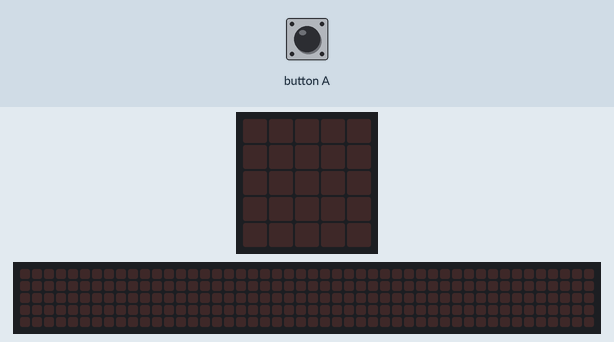
Simulated run of this program. Board: BBC micro:bit (MakeCode). On the bench: the board's 5×5 LED display, a strip that is not on the board, showing the scrolling text unrolled. The test bench sets the inputs (shaded band). Random numbers come from a fixed seed; the 48×5 strip is a reading aid, not a part: it shows the text the display is scrolling, unrolled, one strip-width of it at a time.

Above: at 1.2 s.
1.3 s: button A pressed for 0.15 s
At 5.8 s:
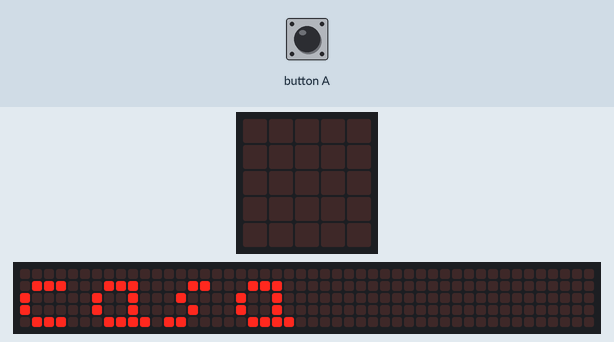
At 18.4 s:
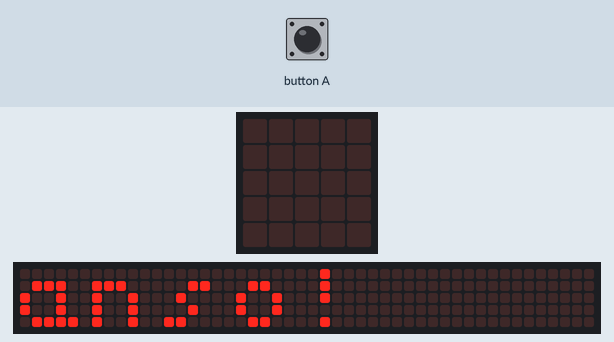

Measured:
- after the input at 1.3 s, the display: changes after 0.15 s (image 1)
- what the display in image 2 shows lasts 0.8 s, from 17.8 s to 18.6 s

The program:

main.ts
```typescript
let lugar = ""
input.onButtonPressed(Button.A, function () {
    for (let index = 0; index < 4; index++) {
        lugar = ["casa", "trabalho", "escola"]._pickRandom()
        basic.showString(lugar)
        if (lugar == "casa") {
            basic.showString("Bom descanso!")
        } else if (lugar == "escola" || lugar == "trabalho") {
            basic.showString("Ate mais tarde!")
        }
    }
})
```

test.ts
```typescript
// testes vão aqui; isto não será compilado quando este pacote for usado como uma extensão.
```
